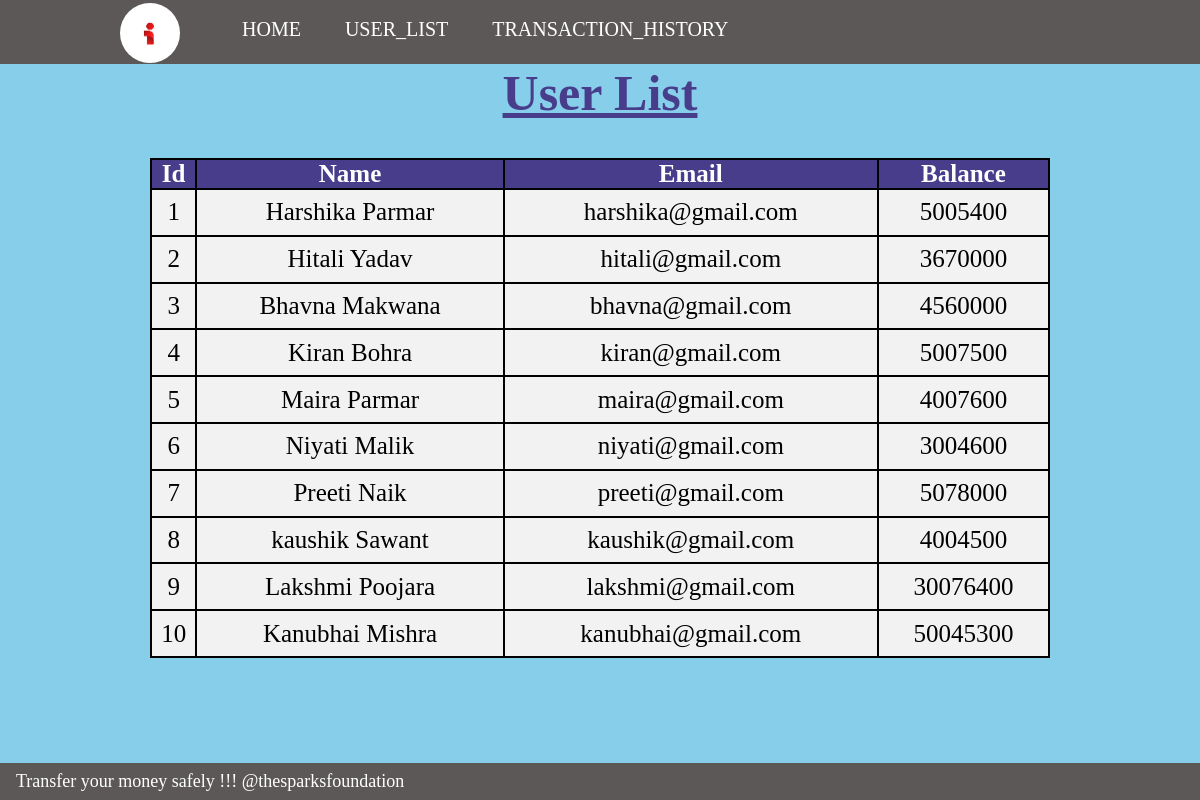
Page /table.php on the committed database.
### tables this page shows
CREATE TABLE `users` (
  `id` int(20) NOT NULL,
  `name` varchar(20) NOT NULL,
  `email` varchar(20) NOT NULL,
  `balance` float NOT NULL
);

### table.php (the view, shortened to what this page needs)
<?php
    $conn = mysqli_connect("localhost", "root", "", "MONEY");
?>
<!DOCTYPE html>
<html lang="en">
    <head>
    </head>
    <body>
        <div class="container">
            <img class="image" src="logo1.jpg" ALT="align-box">
        <nav>
        <ul>
        <li><a class="n1" href="index.php">HOME</a></li>
        <li><a class="n1" href="table.php">USER_LIST</a></li>
        <li><a class="n1" href="transaction.php">TRANSACTION_HISTORY</a></li>
        </ul>
        </nav>
        </div>
<h1 id="h1"><u>User List</u></h1>
<br>
<br>
    <table class="center">
    <thead>
        <tr>
            <th>Id</th>
            <th>Name</th>
            <th>Email</th>
            <th>Balance</th>
        </tr>
    </thead>
    <tbody>
        <?php $sql = "SELECT id, name, email, balance FROM users";
        $result = mysqli_query($conn, $sql);?>
        <?php while( $row = mysqli_fetch_array($result)) : ?>
        <tr>
            <td><?php echo $row['id']; ?></td>
            <td><?php echo $row['name']; ?></td>
            <td><?php echo $row['email']; ?></td>
            <td><?php echo $row['balance']; ?></td>
        </tr>
        <?php endwhile ?>
    </tbody>
</table>
</body>
<br>
<br>
<br>
<div class="footer">
        <marquee behaviour="scroll" direction="left">
         <p class="p1">Transfer your money safely !!!  @thesparksfoundation</p>
        </marquee>
        </div>
</html>

### table.php (style rules this page uses)
table, th,tr,td { border: 2px solid black; }
.center { margin-left: auto; margin-right: auto; border-collapse: collapse; }
table { width: 900px; height: 500px; color: black; font-size: 30px; border-color: black; }
th, td { text-align: center; }
th { background-color: darkslateblue ; color: white; border: 2px solid black; }
a { font-size:20px; }
tr { font-size:25px; border: 2px solid black; background-color: #f2f2f2; }
* { margin: 0; padding: 0; }
body { background-size: 1380px 700px; width: auto; background-color: skyblue; background-repeat: no-repeat; }
#h1 { font-size: 50px; font-weight: bold; text-align: center; color: darkslateblue; }
.container { height: 43px; width: auto; background-color: #5c5858; padding-top: 18px; padding-right: 30px; padding-bottom: 3px; padding-left: 80px; display: flex; position: relative; top: 0px; }
.image { height: 60px; width: 60px; padding: 20px 40px; position: relative; top: -35px; border-radius: 50% ; }
.container ul { display: flex; list-style: none; }
.n1 { font-size: 20px; list-style: none; text-decoration: none; color: white; padding: 22px 22px; border-radius: 20px; }
.p1 { font-size: large; }
.center { text-align: center; }
.footer { background-color: #5c5858; color: white; padding: 8px 16px; position: fixed; left: 0; bottom: 0; width: 100%; }

### rows in the picture
users: id "1", name "Harshika Parmar", email "harshika@gmail.com", balance "5005400"
users: id "2", name "Hitali Yadav", email "hitali@gmail.com", balance "3670000"
users: id "3", name "Bhavna Makwana", email "bhavna@gmail.com", balance "4560000"
users: id "4", name "Kiran Bohra", email "kiran@gmail.com", balance "5007500"
users: id "5", name "Maira Parmar", email "maira@gmail.com", balance "4007600"
users: id "6", name "Niyati Malik", email "niyati@gmail.com", balance "3004600"
users: id "7", name "Preeti Naik", email "preeti@gmail.com", balance "5078000"
users: id "8", name "kaushik Sawant", email "kaushik@gmail.com", balance "4004500"
users: id "9", name "Lakshmi Poojara", email "lakshmi@gmail.com", balance "30076400"
users: id "10", name "Kanubhai Mishra", email "kanubhai@gmail.com", balance "50045300"
